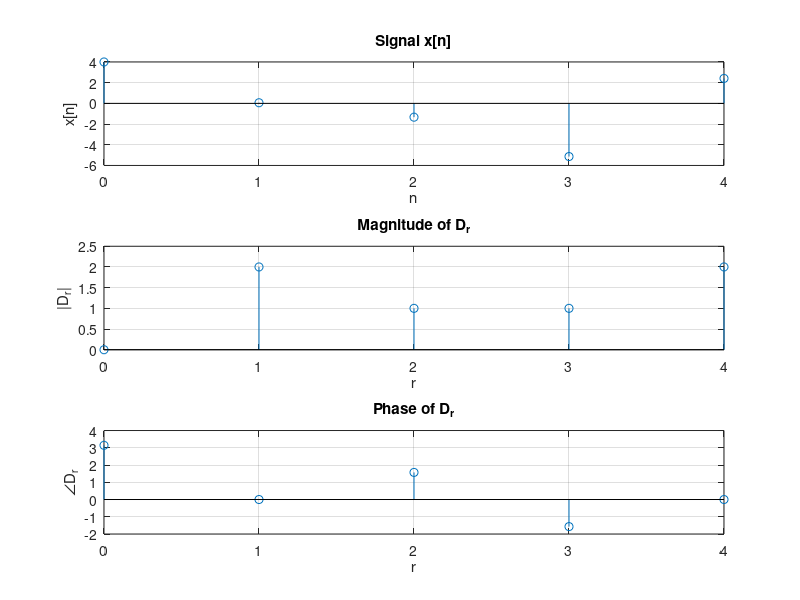

Source code (MATLAB):
% A. Discrete-Time Fourier Series

% A.2

N_0 = 5; %fundamental period
omega_0 = 2*pi/5; % fundamental frequency

n = 0:N_0-1;

% Signal x[n] can be rewritten as following:
x = @(n) (4.*cos(0.4*pi*n) + 2.*sin(1.2*pi*n));

for r = 0:N_0-1
    D_r(r+1) = (1/N_0).*sum(x(n).*exp(-j*r*omega_0*n));
end

r = n;

figure;
subplot(3,1,1);
stem(n,x(n));
grid;
title("Signal x[n]");
xlabel('n');
ylabel('x[n]');

subplot(3,1,2);
stem(r,abs(D_r));
grid;
title("Magnitude of D_r");
xlabel('r');
ylabel('|D_r|');

subplot(3,1,3);
stem(r,angle(D_r));
grid;
title("Phase of D_r");
xlabel('r');
ylabel('\angleD_r');